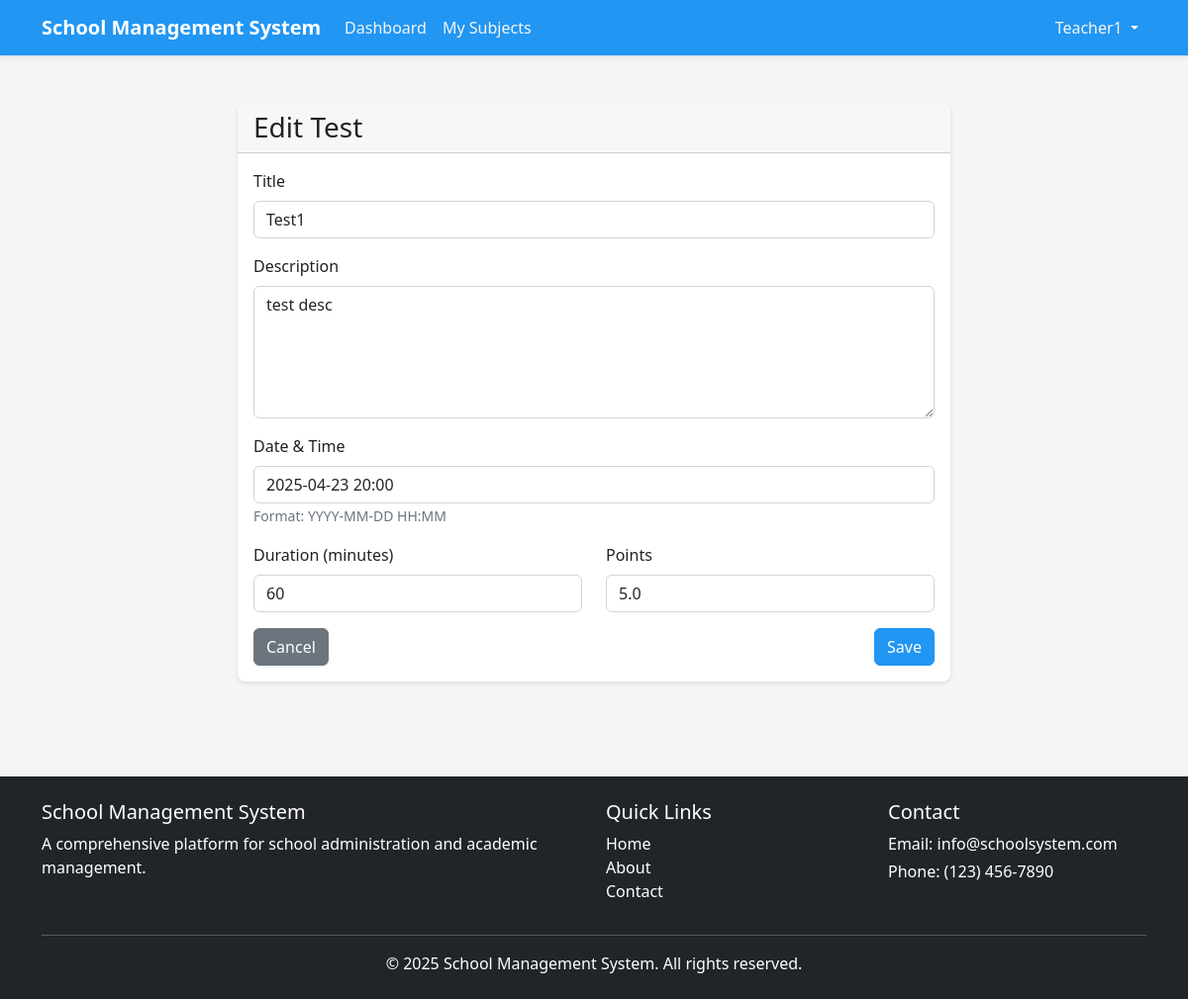
The app's page /teacher/tests/1/edit (signed in) with its own data.
### app/models/user.py (models this page shows, shortened)
class User(db.Model, UserMixin):
    id = db.Column(db.Integer, primary_key=True)
    school_id = db.Column(db.Integer, db.ForeignKey('school.id'), nullable=True)
    first_name = db.Column(db.String(50), nullable=False)
    last_name = db.Column(db.String(50), nullable=False)
    email = db.Column(db.String(120), unique=True, nullable=False)
    password_hash = db.Column(db.String(60), nullable=False)
    is_active = db.Column(db.Boolean, default=True)
    created_at = db.Column(db.DateTime, default=datetime.utcnow)
    updated_at = db.Column(db.DateTime, default=datetime.utcnow, onupdate=datetime.utcnow)
    roles = db.relationship('Role', secondary=user_roles, lazy='subquery',
                            backref=db.backref('users', lazy=True))
    school = db.relationship('School', backref='users')
    children = db.relationship(
        'User',
        secondary=parent_student,
        primaryjoin=(parent_student.c.parent_id == id),
        secondaryjoin=(parent_student.c.student_id == id),
        backref=db.backref('parents', lazy='dynamic'),
        lazy='dynamic'
    )
    teaching_subjects = db.relationship(
        'Subject',
        secondary=teacher_subject,
        lazy='subquery',
        backref=db.backref('teachers', lazy=True)
    )
    enrolled_subjects = db.relationship(
        'Subject',
        secondary=subject_enrollment,
        lazy='subquery',
        backref=db.backref('students', lazy=True)
    )
    grades = db.relationship('Grade', backref='student', lazy=True,
                            foreign_keys='Grade.student_id')
    attendances = db.relationship('Attendance', backref='student', lazy=True,
                                foreign_keys='Attendance.student_id')
    def has_role(self, role_name):
        return any(role.name == role_name for role in self.roles)
    def is_super_admin(self):
        return self.has_role('super_admin')
    def is_admin(self):
        return self.has_role('admin')
    def is_teacher(self):
        return self.has_role('teacher')

### app/models/test.py (models this page shows, shortened)
class Test(db.Model):
    id = db.Column(db.Integer, primary_key=True)
    subject_id = db.Column(db.Integer, db.ForeignKey('subject.id'), nullable=False)
    title = db.Column(db.String(100), nullable=False)
    description = db.Column(db.Text)
    date = db.Column(db.DateTime, nullable=False)
    duration = db.Column(db.Integer)  # in minutes
    points = db.Column(db.Float, default=0)
    created_at = db.Column(db.DateTime, default=datetime.utcnow)
    updated_at = db.Column(db.DateTime, default=datetime.utcnow, onupdate=datetime.utcnow)
    grades = db.relationship('Grade', backref='test', lazy=True,
                           foreign_keys='Grade.test_id')

### app/views/teacher.py (the view, shortened to what this page needs)
@teacher.route('/tests/<int:test_id>/edit', methods=['GET', 'POST'])
@login_required
@teacher_required
def edit_test(test_id):
    test = Test.query.get_or_404(test_id)
    subject = test.subject
    if subject not in current_user.teaching_subjects:
        flash('You are not assigned to this subject.', 'danger')
        return redirect(url_for('teacher.subjects_list'))
    form = TestForm(obj=test)
    return render_template(
        'teacher/tests/form.html',
        form=form,
        subject=subject,
        title='Edit Test'
    )

### app/forms/teacher_forms.py
class TestForm(FlaskForm):
    title = StringField('Title', validators=[DataRequired(), Length(max=100)])
    description = TextAreaField('Description', validators=[DataRequired()])
    date = DateTimeField('Date & Time', validators=[DataRequired()], format='%Y-%m-%d %H:%M')
    duration = IntegerField('Duration (minutes)', validators=[DataRequired(), NumberRange(min=1)])
    points = FloatField('Points', validators=[DataRequired(), NumberRange(min=0)])
    submit = SubmitField('Save Test')

### app/models/user.py (called while the page is built)
@login_manager.user_loader
def load_user(user_id):
    return User.query.get(int(user_id))

### app/utils/access_control.py (called while the page is built)
def role_required(*roles):
    def decorator(f):
        @wraps(f)
        def decorated_function(*args, **kwargs):
            if not current_user.is_authenticated:
                flash('Please log in to access this page.', 'warning')
                return redirect(url_for('auth.login'))
            has_role = False
            for role in roles:
                if current_user.has_role(role):
                    has_role = True
                    break
            if not has_role:
                abort(403)
            return f(*args, **kwargs)
        return decorated_function
    return decorator

### run.py (called while the page is built)
@app.context_processor
def inject_now():
    return {'now': datetime.utcnow()}

### app/templates/teacher/tests/form.html (shortened to what this page needs)
{% extends 'base.html' %}
{% block content %}
<div class="container py-4">
    <div class="row justify-content-center">
        <div class="col-md-8">
            <div class="card">
                <div class="card-header">
                    <h1 class="h3 mb-0">{{ title }}</h1>
                </div>
                <div class="card-body">
                    <form method="POST">
                        <div class="form-group mb-3">
                            {{ form.title.label(class="form-label") }}
                            {{ form.title(class="form-control") }}
                        </div>
                        <div class="form-group mb-3">
                            {{ form.description.label(class="form-label") }}
                            {{ form.description(class="form-control", rows=5) }}
                        </div>
                        <div class="form-group mb-3">
                            {{ form.date.label(class="form-label") }}
                            {{ form.date(class="form-control") }}
                            <small class="form-text text-muted">Format: YYYY-MM-DD HH:MM</small>
                        </div>
                        <div class="row mb-3">
                            <div class="col-md-6">
                                <div class="form-group">
                                    {{ form.duration.label(class="form-label") }}
                                    {{ form.duration(class="form-control") }}
                                </div>
                            </div>
                            <div class="col-md-6">
                                <div class="form-group">
                                    {{ form.points.label(class="form-label") }}
                                    {{ form.points(class="form-control") }}
                                </div>
                            </div>
                        </div>
                        <div class="d-flex justify-content-between">
                            <a href="{{ url_for('teacher.tests_list', subject_id=subject.id) }}" class="btn btn-secondary">Cancel</a>
                            <button type="submit" class="btn btn-primary">Save</button>
                        </div>
                    </form>
                </div>
            </div>
        </div>
    </div>
</div>
{% endblock %}

### app/templates/base.html (shortened to what this page needs)
<!DOCTYPE html>
<html lang="en">
<head>
    <link rel="stylesheet" href="{{ url_for('static', filename='css/bootstrap.min.css') }}">
    <link rel="stylesheet" href="{{ url_for('static', filename='css/style.css') }}">
</head>
<body>
    <header>
        <nav class="navbar navbar-expand-lg navbar-dark bg-primary">
            <div class="container">
                <a class="navbar-brand" href="{{ url_for('main.index') }}">
                    <span class="fw-bold">School Management System</span>
                </a>
                <div class="collapse navbar-collapse" id="navbarNav">
                    <ul class="navbar-nav me-auto">
                        {% if current_user.is_authenticated %}
                            {% if current_user.is_super_admin() %}
                                <li class="nav-item">
                                    <a class="nav-link" href="{{ url_for('super_admin.dashboard') }}">Dashboard</a>
                                </li>
                                <li class="nav-item">
                                    <a class="nav-link" href="{{ url_for('super_admin.schools_list') }}">Schools</a>
                                </li>
                                <li class="nav-item">
                                    <a class="nav-link" href="{{ url_for('super_admin.admins_list') }}">Administrators</a>
                                </li>
                            {% elif current_user.is_teacher() %}
                                <li class="nav-item">
                                    <a class="nav-link" href="{{ url_for('teacher.dashboard') }}">Dashboard</a>
                                </li>
                                <li class="nav-item">
                                    <a class="nav-link" href="{{ url_for('teacher.subjects_list') }}">My Subjects</a>
                                </li>
                            {% endif %}
                        {% endif %}
                    </ul>
                    <ul class="navbar-nav">
                        {% if current_user.is_authenticated %}
                            <li class="nav-item dropdown">
                                <a class="nav-link dropdown-toggle" href="#" id="userDropdown" role="button" data-bs-toggle="dropdown">
                                    {{ current_user.first_name }}
                                </a>
                            </li>
                        {% else %}
                            <li class="nav-item">
                                <a class="nav-link" href="{{ url_for('auth.login') }}">Login</a>
                            </li>
                        {% endif %}
                    </ul>
                </div>
            </div>
        </nav>
    </header>
    <main class="container my-4">
        {% block content %}{% endblock %}
    </main>
    <footer class="bg-dark text-white py-4 mt-5">
        <div class="container">
            <div class="row">
                <div class="col-md-6">
                    <h5>School Management System</h5>
                    <p>A comprehensive platform for school administration and academic management.</p>
                </div>
                <div class="col-md-3">
                    <h5>Quick Links</h5>
                    <ul class="list-unstyled">
                        <li><a href="{{ url_for('main.index') }}" class="text-decoration-none text-white">Home</a></li>
                        <li><a href="{{ url_for('main.about') }}" class="text-decoration-none text-white">About</a></li>
                        <li><a href="{{ url_for('main.contact') }}" class="text-decoration-none text-white">Contact</a></li>
                    </ul>
                </div>
                <div class="col-md-3">
                    <h5>Contact</h5>
                    <address class="mb-0">
                        <p class="mb-1">Email: info@schoolsystem.com</p>
                        <p class="mb-1">Phone: (123) 456-7890</p>
                    </address>
                </div>
            </div>
            <hr>
            <div class="text-center">
                <p class="mb-0">&copy; {{ now.year }} School Management System. All rights reserved.</p>
            </div>
        </div>
    </footer>
</body>
</html>

### app/static/css/style.css (style rules this page uses)
:root { --primary-color: #2196f3; --primary-dark: #1976d2; --primary-light: #bbdefb; --secondary-color: #4caf50; --secondary-dark: #388e3c; --secondary-light: #c8e6c9; --accent-color: #009688; --text-dark: #212121; --text-medium: #757575; --text-light: #f5f5f5; --background-light: #ffffff; --background-grey: #f5f5f5; --danger-color: #f44336; --warning-color: #ff9800; --success-color: #4caf50; --info-color: #2196f3; }
body { font-family: 'Segoe UI', Tahoma, Geneva, Verdana, sans-serif; color: var(--text-dark); background-color: var(--background-grey); min-height: 100vh; display: flex; flex-direction: column; }
main { flex: 1; }
.btn-primary { background-color: var(--primary-color); border-color: var(--primary-color); }
.bg-primary { background-color: var(--primary-color) !important; }
.card { border-radius: 8px; overflow: hidden; border: none; box-shadow: 0 2px 4px rgba(0, 0, 0, 0.1); transition: all 0.3s ease; }
.card-header { font-weight: 600; }
.form-label { font-weight: 500; }
.navbar { box-shadow: 0 2px 4px rgba(0, 0, 0, 0.1); }
.navbar-brand { font-weight: 700; }
.navbar-dark .navbar-nav .nav-link { color: var(--text-light); }
footer { padding: 2rem 0; margin-top: auto; }

### records on screen
User: first_name "Teacher1"
Test: title "Test1", description "test desc", date "2025-04-23 20:00", duration "60", points "5.0"

### other values on screen
{{ title }} "Edit Test"
